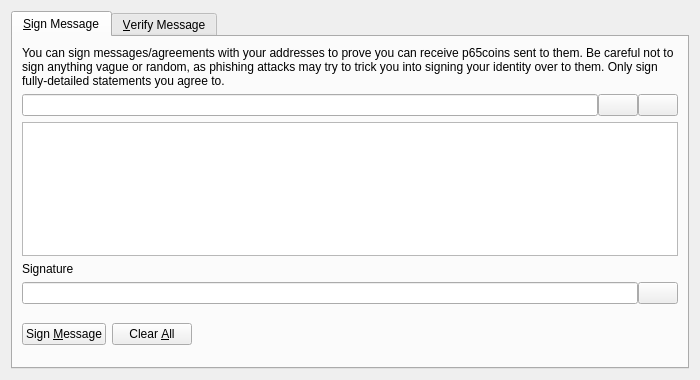
<?xml version="1.0" encoding="UTF-8"?>
<ui version="4.0">
 <class>SignVerifyMessageDialog</class>
 <widget class="QDialog" name="SignVerifyMessageDialog">
  <property name="geometry">
   <rect>
    <x>0</x>
    <y>0</y>
    <width>700</width>
    <height>380</height>
   </rect>
  </property>
  <property name="windowTitle">
   <string>Signatures - Sign / Verify a Message</string>
  </property>
  <property name="modal">
   <bool>true</bool>
  </property>
  <layout class="QVBoxLayout" name="verticalLayout">
   <item>
    <widget class="QTabWidget" name="tabWidget">
     <property name="currentIndex">
      <number>0</number>
     </property>
     <widget class="QWidget" name="tabSignMessage">
      <attribute name="title">
       <string>&amp;Sign Message</string>
      </attribute>
      <layout class="QVBoxLayout" name="verticalLayout_SM">
       <item>
        <widget class="QLabel" name="infoLabel_SM">
         <property name="text">
          <string>You can sign messages/agreements with your addresses to prove you can receive p65coins sent to them. Be careful not to sign anything vague or random, as phishing attacks may try to trick you into signing your identity over to them. Only sign fully-detailed statements you agree to.</string>
         </property>
         <property name="textFormat">
          <enum>Qt::PlainText</enum>
         </property>
         <property name="wordWrap">
          <bool>true</bool>
         </property>
        </widget>
       </item>
       <item>
        <layout class="QHBoxLayout" name="horizontalLayout_1_SM">
         <property name="spacing">
          <number>0</number>
         </property>
         <item>
          <widget class="QValidatedLineEdit" name="addressIn_SM">
           <property name="toolTip">
            <string>The P65Coin address to sign the message with</string>
           </property>
          </widget>
         </item>
         <item>
          <widget class="QPushButton" name="addressBookButton_SM">
           <property name="toolTip">
            <string>Choose previously used address</string>
           </property>
           <property name="text">
            <string/>
           </property>
           <property name="icon">
            <iconset resource="../bitcoin.qrc">
             <normaloff>:/icons/address-book</normaloff>:/icons/address-book</iconset>
           </property>
           <property name="shortcut">
            <string>Alt+A</string>
           </property>
           <property name="autoDefault">
            <bool>false</bool>
           </property>
          </widget>
         </item>
         <item>
          <widget class="QPushButton" name="pasteButton_SM">
           <property name="toolTip">
            <string>Paste address from clipboard</string>
           </property>
           <property name="text">
            <string/>
           </property>
           <property name="icon">
            <iconset resource="../bitcoin.qrc">
             <normaloff>:/icons/editpaste</normaloff>:/icons/editpaste</iconset>
           </property>
           <property name="shortcut">
            <string>Alt+P</string>
           </property>
           <property name="autoDefault">
            <bool>false</bool>
           </property>
          </widget>
         </item>
        </layout>
       </item>
       <item>
        <widget class="QPlainTextEdit" name="messageIn_SM">
         <property name="toolTip">
          <string>Enter the message you want to sign here</string>
         </property>
        </widget>
       </item>
       <item>
        <widget class="QLabel" name="signatureLabel_SM">
         <property name="text">
          <string>Signature</string>
         </property>
         <property name="textFormat">
          <enum>Qt::PlainText</enum>
         </property>
        </widget>
       </item>
       <item>
        <layout class="QHBoxLayout" name="horizontalLayout_2_SM">
         <property name="spacing">
          <number>0</number>
         </property>
         <item>
          <widget class="QLineEdit" name="signatureOut_SM">
           <property name="font">
            <font>
             <italic>true</italic>
            </font>
           </property>
           <property name="readOnly">
            <bool>true</bool>
           </property>
          </widget>
         </item>
         <item>
          <widget class="QPushButton" name="copySignatureButton_SM">
           <property name="toolTip">
            <string>Copy the current signature to the system clipboard</string>
           </property>
           <property name="text">
            <string/>
           </property>
           <property name="icon">
            <iconset resource="../bitcoin.qrc">
             <normaloff>:/icons/editcopy</normaloff>:/icons/editcopy</iconset>
           </property>
           <property name="autoDefault">
            <bool>false</bool>
           </property>
          </widget>
         </item>
        </layout>
       </item>
       <item>
        <layout class="QHBoxLayout" name="horizontalLayout_3_SM">
         <item>
          <widget class="QPushButton" name="signMessageButton_SM">
           <property name="toolTip">
            <string>Sign the message to prove you own this P65Coin address</string>
           </property>
           <property name="text">
            <string>Sign &amp;Message</string>
           </property>
           <property name="icon">
            <iconset resource="../bitcoin.qrc">
             <normaloff>:/icons/edit</normaloff>:/icons/edit</iconset>
           </property>
           <property name="autoDefault">
            <bool>false</bool>
           </property>
          </widget>
         </item>
         <item>
          <widget class="QPushButton" name="clearButton_SM">
           <property name="toolTip">
            <string>Reset all sign message fields</string>
           </property>
           <property name="text">
            <string>Clear &amp;All</string>
           </property>
           <property name="icon">
            <iconset resource="../bitcoin.qrc">
             <normaloff>:/icons/remove</normaloff>:/icons/remove</iconset>
           </property>
           <property name="autoDefault">
            <bool>false</bool>
           </property>
          </widget>
         </item>
         <item>
          <spacer name="horizontalSpacer_1_SM">
           <property name="orientation">
            <enum>Qt::Horizontal</enum>
           </property>
           <property name="sizeHint" stdset="0">
            <size>
             <width>40</width>
             <height>48</height>
            </size>
           </property>
          </spacer>
         </item>
         <item>
          <widget class="QLabel" name="statusLabel_SM">
           <property name="font">
            <font>
             <weight>75</weight>
             <bold>true</bold>
            </font>
           </property>
           <property name="text">
            <string/>
           </property>
           <property name="wordWrap">
            <bool>true</bool>
           </property>
          </widget>
         </item>
         <item>
          <spacer name="horizontalSpacer_2_SM">
           <property name="orientation">
            <enum>Qt::Horizontal</enum>
           </property>
           <property name="sizeHint" stdset="0">
            <size>
             <width>40</width>
             <height>48</height>
            </size>
           </property>
          </spacer>
         </item>
        </layout>
       </item>
      </layout>
     </widget>
     <widget class="QWidget" name="tabVerifyMessage">
      <attribute name="title">
       <string>&amp;Verify Message</string>
      </attribute>
      <layout class="QVBoxLayout" name="verticalLayout_VM">
       <item>
        <widget class="QLabel" name="infoLabel_VM">
         <property name="text">
          <string>Enter the receiver's address, message (ensure you copy line breaks, spaces, tabs, etc. exactly) and signature below to verify the message. Be careful not to read more into the signature than what is in the signed message itself, to avoid being tricked by a man-in-the-middle attack. Note that this only proves the signing party receives with the address, it cannot prove sendership of any transaction!</string>
         </property>
         <property name="textFormat">
          <enum>Qt::PlainText</enum>
         </property>
         <property name="alignment">
          <set>Qt::AlignLeading|Qt::AlignLeft|Qt::AlignTop</set>
         </property>
         <property name="wordWrap">
          <bool>true</bool>
         </property>
        </widget>
       </item>
       <item>
        <layout class="QHBoxLayout" name="horizontalLayout_1_VM">
         <property name="spacing">
          <number>0</number>
         </property>
         <item>
          <widget class="QValidatedLineEdit" name="addressIn_VM">
           <property name="toolTip">
            <string>The P65Coin address the message was signed with</string>
           </property>
          </widget>
         </item>
         <item>
          <widget class="QPushButton" name="addressBookButton_VM">
           <property name="toolTip">
            <string>Choose previously used address</string>
           </property>
           <property name="text">
            <string/>
           </property>
           <property name="icon">
            <iconset resource="../bitcoin.qrc">
             <normaloff>:/icons/address-book</normaloff>:/icons/address-book</iconset>
           </property>
           <property name="shortcut">
            <string>Alt+A</string>
           </property>
           <property name="autoDefault">
            <bool>false</bool>
           </property>
          </widget>
         </item>
        </layout>
       </item>
       <item>
        <widget class="QPlainTextEdit" name="messageIn_VM"/>
       </item>
       <item>
        <widget class="QValidatedLineEdit" name="signatureIn_VM"/>
       </item>
       <item>
        <layout class="QHBoxLayout" name="horizontalLayout_2_VM">
         <item>
          <widget class="QPushButton" name="verifyMessageButton_VM">
           <property name="toolTip">
            <string>Verify the message to ensure it was signed with the specified P65Coin address</string>
           </property>
           <property name="text">
            <string>Verify &amp;Message</string>
           </property>
           <property name="icon">
            <iconset resource="../bitcoin.qrc">
             <normaloff>:/icons/transaction_0</normaloff>:/icons/transaction_0</iconset>
           </property>
           <property name="autoDefault">
            <bool>false</bool>
           </property>
          </widget>
         </item>
         <item>
          <widget class="QPushButton" name="clearButton_VM">
           <property name="toolTip">
            <string>Reset all verify message fields</string>
           </property>
           <property name="text">
            <string>Clear &amp;All</string>
           </property>
           <property name="icon">
            <iconset resource="../bitcoin.qrc">
             <normaloff>:/icons/remove</normaloff>:/icons/remove</iconset>
           </property>
           <property name="autoDefault">
            <bool>false</bool>
           </property>
          </widget>
         </item>
         <item>
          <spacer name="horizontalSpacer_1_VM">
           <property name="orientation">
            <enum>Qt::Horizontal</enum>
           </property>
           <property name="sizeHint" stdset="0">
            <size>
             <width>40</width>
             <height>48</height>
            </size>
           </property>
          </spacer>
         </item>
         <item>
          <widget class="QLabel" name="statusLabel_VM">
           <property name="font">
            <font>
             <weight>75</weight>
             <bold>true</bold>
            </font>
           </property>
           <property name="text">
            <string/>
           </property>
           <property name="wordWrap">
            <bool>true</bool>
           </property>
          </widget>
         </item>
         <item>
          <spacer name="horizontalSpacer_2_VM">
           <property name="orientation">
            <enum>Qt::Horizontal</enum>
           </property>
           <property name="sizeHint" stdset="0">
            <size>
             <width>40</width>
             <height>48</height>
            </size>
           </property>
          </spacer>
         </item>
        </layout>
       </item>
      </layout>
     </widget>
    </widget>
   </item>
  </layout>
 </widget>
 <customwidgets>
  <customwidget>
   <class>QValidatedLineEdit</class>
   <extends>QLineEdit</extends>
   <header>qvalidatedlineedit.h</header>
  </customwidget>
 </customwidgets>
 <resources>
  <include location="../bitcoin.qrc"/>
 </resources>
 <connections/>
</ui>
